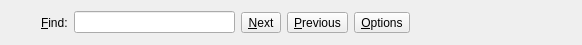
<?xml version="1.0" encoding="UTF-8"?>
<ui version="4.0">
 <class>SearchBar</class>
 <widget class="QWidget" name="SearchBar">
  <property name="geometry">
   <rect>
    <x>0</x>
    <y>0</y>
    <width>582</width>
    <height>34</height>
   </rect>
  </property>
  <property name="sizePolicy">
   <sizepolicy hsizetype="Preferred" vsizetype="Maximum">
    <horstretch>0</horstretch>
    <verstretch>0</verstretch>
   </sizepolicy>
  </property>
  <layout class="QHBoxLayout" name="horizontalLayout">
   <item>
    <widget class="QToolButton" name="closeButton">
     <property name="toolTip">
      <string>Close the search bar</string>
     </property>
     <property name="shortcut">
      <string>Esc</string>
     </property>
     <property name="autoRaise">
      <bool>true</bool>
     </property>
    </widget>
   </item>
   <item>
    <widget class="QLabel" name="searchInfo">
     <property name="text">
      <string>&amp;Find:</string>
     </property>
     <property name="buddy">
      <cstring>searchLineEdit</cstring>
     </property>
    </widget>
   </item>
   <item>
    <widget class="KLineEdit" name="searchLineEdit">
     <property name="toolTip">
      <string>Enter the text to search for here</string>
     </property>
     <property name="showClearButton" stdset="0">
      <bool>true</bool>
     </property>
    </widget>
   </item>
   <item>
    <widget class="QToolButton" name="nextButton">
     <property name="toolTip">
      <string>Find the next match for the current search phrase</string>
     </property>
     <property name="text">
      <string>&amp;Next</string>
     </property>
    </widget>
   </item>
   <item>
    <widget class="QToolButton" name="previousButton">
     <property name="toolTip">
      <string>Find the previous match for the current search phrase</string>
     </property>
     <property name="text">
      <string>&amp;Previous</string>
     </property>
    </widget>
   </item>
   <item>
    <widget class="QToolButton" name="optionsButton">
     <property name="toolTip">
      <string>Find the previous match for the current search phrase</string>
     </property>
     <property name="text">
      <string>&amp;Options</string>
     </property>
     <property name="popupMode">
      <enum>QToolButton::InstantPopup</enum>
     </property>
    </widget>
   </item>
   <item>
    <spacer name="horizontalSpacer">
     <property name="orientation">
      <enum>Qt::Horizontal</enum>
     </property>
     <property name="sizeHint" stdset="0">
      <size>
       <width>26</width>
       <height>20</height>
      </size>
     </property>
    </spacer>
   </item>
  </layout>
  <action name="actionMatchCase">
   <property name="checkable">
    <bool>true</bool>
   </property>
   <property name="text">
    <string>&amp;Match Case</string>
   </property>
  </action>
  <action name="actionSearchAutomatically">
   <property name="checkable">
    <bool>true</bool>
   </property>
   <property name="checked">
    <bool>true</bool>
   </property>
   <property name="text">
    <string>&amp;Search As You Type</string>
   </property>
  </action>
  <action name="actionHighlightMatch">
   <property name="checkable">
    <bool>true</bool>
   </property>
   <property name="text">
    <string>&amp;Highlight All Matches</string>
   </property>
   <property name="toolTip">
    <string>Highlight Matches</string>
   </property>
  </action>
 </widget>
 <customwidgets>
  <customwidget>
   <class>KLineEdit</class>
   <extends>QLineEdit</extends>
   <header>klineedit.h</header>
  </customwidget>
 </customwidgets>
 <resources/>
 <connections>
  <connection>
   <sender>closeButton</sender>
   <signal>clicked()</signal>
   <receiver>SearchBar</receiver>
   <slot>hide()</slot>
   <hints>
    <hint type="sourcelabel">
     <x>16</x>
     <y>16</y>
    </hint>
    <hint type="destinationlabel">
     <x>290</x>
     <y>16</y>
    </hint>
   </hints>
  </connection>
 </connections>
</ui>
